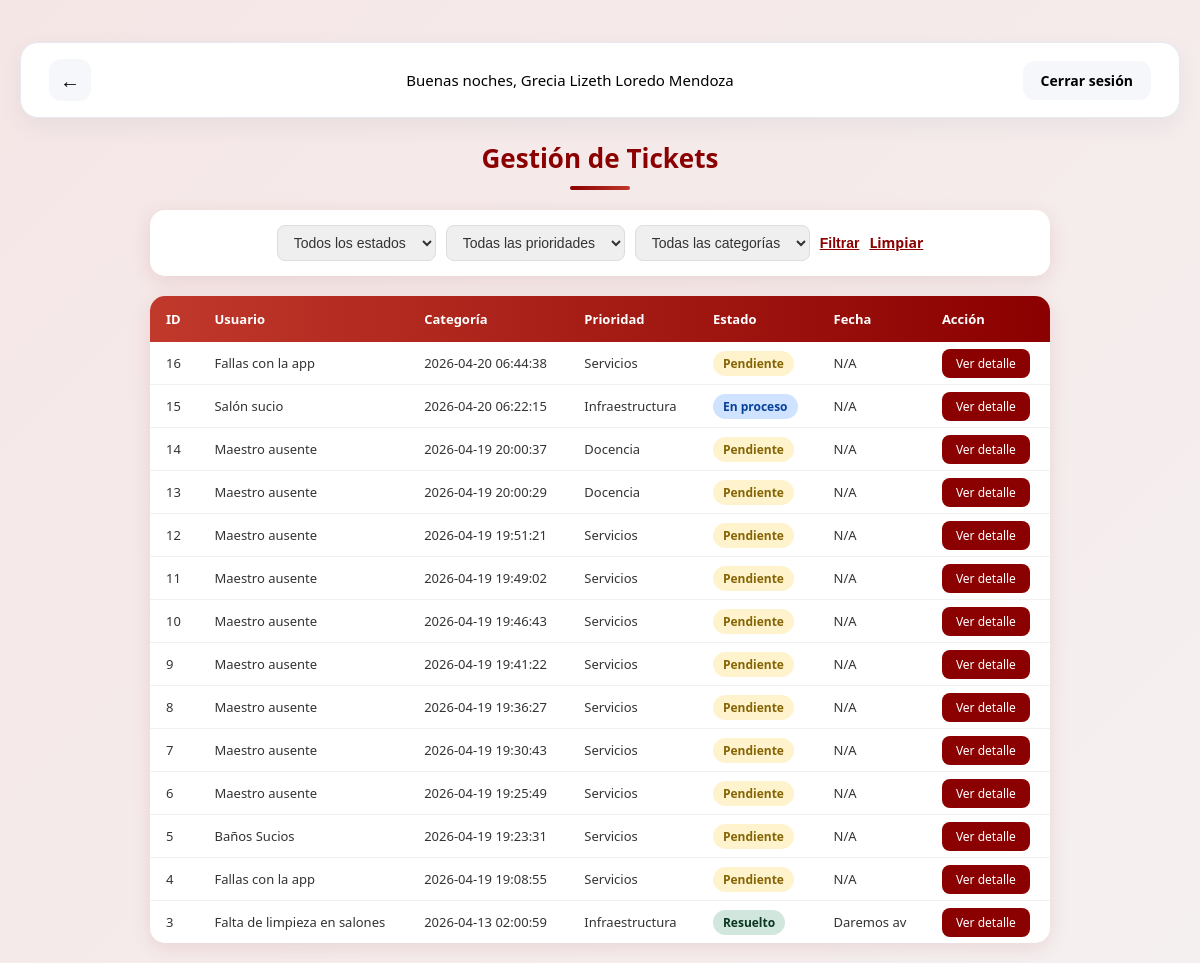
Screenshot of /gestion_tickets (signed in) with the database file from the repository.
### tables this page shows
CREATE TABLE ticket (
        id_ticket INTEGER PRIMARY KEY AUTOINCREMENT,
        titulo TEXT NOT NULL,
        descripcion TEXT,
        fecha_creacion TEXT,
        id_usuario INTEGER,
        id_categoria INTEGER,
        id_prioridad INTEGER,
        id_estado INTEGER,
        id_departamento INTEGER,
        ruta_imagen TEXT, comentario_admin TEXT, accion TEXT,
        FOREIGN KEY (id_usuario) REFERENCES usuario(id_usuario),
        FOREIGN KEY (id_categoria) REFERENCES categoria(id_categoria),
        FOREIGN KEY (id_prioridad) REFERENCES prioridad(id_prioridad),
        FOREIGN KEY (id_estado) REFERENCES estado(id_estado),
        FOREIGN KEY (id_departamento) REFERENCES departamento(id_departamento)
    );

CREATE TABLE categoria (
        id_categoria INTEGER PRIMARY KEY AUTOINCREMENT,
        nombre_categoria TEXT NOT NULL
    );

CREATE TABLE estado (
        id_estado INTEGER PRIMARY KEY AUTOINCREMENT,
        nombre_estado TEXT NOT NULL
    );

### app.py (the view)
@app.route('/gestion_tickets')
def gestion_tickets():
    if 'user_id' not in session:
        return redirect(url_for('login_page'))
    db_instance = Database(db_path)
    usuario = db_instance.obtener_usuario_por_id(session['user_id'])
    id_rol = usuario[3]
    if id_rol == 3:
        tickets = db_instance.obtener_todos_tickets()
    elif id_rol == 4:
        id_departamento = usuario[4]
        tickets = db_instance.obtener_tickets_por_departamento(id_departamento)
    else:
        tickets = db_instance.obtener_tickets_usuario(session['user_id'])
    filtro_estado    = request.args.get('estado', '')
    filtro_prioridad = request.args.get('prioridad', '')
    filtro_categoria = request.args.get('categoria', '')
    if filtro_estado:
        tickets = [t for t in tickets if t[4] == filtro_estado]
    if filtro_prioridad:
        tickets = [t for t in tickets if t[3] == filtro_prioridad]
    if filtro_categoria:
        tickets = [t for t in tickets if t[2] == filtro_categoria]
    categorias  = db_instance.obtener_categorias()
    prioridades = db_instance.obtener_prioridades()
    return render_template('gestion_tickets.html',
                           tickets=tickets,
                           categorias=categorias,
                           prioridades=prioridades,
                           filtro_estado=filtro_estado,
                           filtro_prioridad=filtro_prioridad,
                           filtro_categoria=filtro_categoria)

### api_01.py (called while the page is built)
    def connect(self):
        try:
            self.conn = sqlite3.connect(self.db_file)
        except Error as e:
            print(f"Error al conectar a la base de datos: {e}")

    def disconnect(self):
        if self.conn:
            self.conn.close()

    def obtener_usuario_por_id(self, id_usuario):
        self.connect()
        cursor = self.conn.cursor()
        cursor.execute("""
            SELECT id_usuario, nombre, correo, id_rol, id_departamento
            FROM usuario
            WHERE id_usuario = ?
        """, (id_usuario,))
        user = cursor.fetchone()
        self.disconnect()
        return user

    def obtener_categorias(self):
        self.connect()
        cursor = self.conn.cursor()
        cursor.execute("SELECT id_categoria, nombre_categoria FROM categoria")
        categorias = cursor.fetchall()
        self.disconnect()
        return categorias

    def obtener_prioridades(self):
        self.connect()
        cursor = self.conn.cursor()
        cursor.execute("SELECT id_prioridad, nombre_prioridad FROM prioridad")
        prioridades = cursor.fetchall()
        self.disconnect()
        return prioridades

    def obtener_tickets_usuario(self, id_usuario):
        self.connect()
        cursor = self.conn.cursor()
        cursor.execute("""
            SELECT t.id_ticket, t.titulo, t.fecha_creacion,
                   c.nombre_categoria, e.nombre_estado, t.comentario_admin
            FROM ticket t
            LEFT JOIN categoria c ON t.id_categoria = c.id_categoria
            LEFT JOIN estado e ON t.id_estado = e.id_estado
            WHERE t.id_usuario = ?
            ORDER BY t.fecha_creacion DESC
        """, (id_usuario,))
        tickets = cursor.fetchall()
        self.disconnect()
        return tickets

### templates/gestion_tickets.html (shortened to what this page needs)
{% set show_back = True %}
{% extends "index.html" %}
{% block content %}
<link rel="stylesheet" href="{{ url_for('static', filename='gestion_tickets.css') }}">
<div class="gestion-container">
    <div class="gestion-header">
        <h1>Gestión de Tickets</h1>
        <div class="divider"></div>
    </div>
    <form method="GET" action="{{ url_for('gestion_tickets') }}" class="filtros">
        <select name="estado">
            <option value="">Todos los estados</option>
        </select>
        <select name="prioridad">
            <option value="">Todas las prioridades</option>
        </select>
        <select name="categoria">
            <option value="">Todas las categorías</option>
        </select>
        <button type="submit" class="btn-filtrar">Filtrar</button>
        <a href="{{ url_for('gestion_tickets') }}" class="btn-limpiar">Limpiar</a>
    </form>
    <div class="tabla-container">
        <table>
            <thead>
                <tr>
                    <th>ID</th>
                    <th>Usuario</th>
                    <th>Categoría</th>
                    <th>Prioridad</th>
                    <th>Estado</th>
                    <th>Fecha</th>
                    <th>Acción</th>
                </tr>
            </thead>
            <tbody>
                {% if tickets %}
                    {% for ticket in tickets %}
                    <tr class="fila-{{ ticket[4] | lower | replace(' ', '-') if ticket[4] else 'sin-estado' }}">
                        <td>{{ ticket[0] }}</td>
                        <td>{{ ticket[1] }}</td>
                        <td>{{ ticket[2] }}</td>
                        <td>{{ ticket[3] }}</td>
                        <td>
                            <span class="badge badge-{{ ticket[4] | lower | replace(' ', '-') if ticket[4] else 'sin-estado' }}">
                                {{ ticket[4] or 'Sin estado' }}
                            </span>
                        </td>
                        <td>{{ ticket[5][:10] if ticket[5] else 'N/A' }}</td>
                        <td>
                            <a href="{{ url_for('detalle_ticket', id_ticket=ticket[0]) }}" class="btn-detalle">Ver detalle</a>
                        </td>
                    </tr>
                    {% endfor %}
                {% else %}
                    <tr>
                        <td colspan="7" style="text-align:center; color:#888;">No hay tickets registrados.</td>
                    </tr>
                {% endif %}
            </tbody>
        </table>
    </div>
</div>
{% endblock %}

### static/styles.css (style rules this page uses)
body { margin: 0; font-family: Arial, sans-serif; background: #e5e5e5; }
form { display: flex; flex-direction: column; }
button { margin-top: 30px; padding: 14px; border-radius: 30px; border: none; background: linear-gradient(90deg, #2eacf9, #2a5298); color: white; font-size: 16px; font-weight: 500; cursor: pointer; transition: 0.25s; }
a { color: #2eacf9; font-weight: 500; text-decoration: none; }

### static/gestion_tickets.css (style rules this page uses)
body { margin: 0; font-family: 'Segoe UI', sans-serif; background: linear-gradient(135deg, #f5e6e6, #f5f0f0); min-height: 100vh; padding: 20px; box-sizing: border-box; }
.gestion-container { max-width: 900px; margin: 0 auto; }
.gestion-header { text-align: center; margin-bottom: 20px; }
.gestion-header h1 { color: #8b0000; font-size: 26px; margin: 0 0 4px 0; }
.divider { width: 60px; height: 4px; background: linear-gradient(90deg, #8b0000, #c0392b); border-radius: 10px; margin: 10px auto 20px; }
.filtros { display: flex; flex-direction: row; gap: 10px; flex-wrap: wrap; background: white; padding: 15px 20px; border-radius: 15px; box-shadow: 0 5px 20px rgba(139,0,0,0.1); margin-bottom: 20px; align-items: center; justify-content: center; }
.filtros select { padding: 8px 12px; border-radius: 8px; border: 1px solid #ddd; font-size: 14px; color: #333; min-width: 150px; }
.filtros button, .filtros a { margin: 0; padding: 0; align-self: center; }
.btn-filtrar { background: none; border: none; color: #8b0000; font-size: 14px; font-weight: 600; cursor: pointer; padding: 0; line-height: 1; text-decoration: underline; vertical-align: middle; margin-top: 0; }
.btn-limpiar { color: #8b0000; text-decoration: underline; font-size: 14px; font-weight: 600; padding: 0; line-height: 1; vertical-align: middle; }
.tabla-container { background: white; border-radius: 15px; box-shadow: 0 5px 20px rgba(139,0,0,0.1); overflow: hidden; }
table { width: 100%; border-collapse: collapse; }
thead { background: linear-gradient(90deg, #c0392b, #8b0000); color: white; }
th { padding: 14px 16px; text-align: left; font-size: 13px; font-weight: 600; }
td { padding: 12px 16px; font-size: 13px; border-bottom: 1px solid #f0f0f0; color: #333; }
tr:last-child td { border-bottom: none; }
.badge { padding: 4px 10px; border-radius: 20px; font-size: 12px; font-weight: 600; }
.badge-pendiente { background: #fff3cd; color: #856404; }
.badge-en-proceso { background: #cfe2ff; color: #084298; }
.badge-resuelto { background: #d1e7dd; color: #0a3622; }
.btn-detalle { background: #8b0000; color: white; padding: 6px 14px; border-radius: 8px; text-decoration: none; font-size: 12px; transition: 0.2s; }

### rows the page displays
ticket: id_ticket "16", titulo "Fallas con la app", fecha_creacion "2026-04-20 06:44:38", nombre_categoria "Servicios", nombre_estado "Pendiente", ticket "N/A"
ticket: id_ticket "15", titulo "Salón sucio", fecha_creacion "2026-04-20 06:22:15", nombre_categoria "Infraestructura", nombre_estado "En proceso", comentario_admin "N/A"
ticket: id_ticket "14", titulo "Maestro ausente", fecha_creacion "2026-04-19 20:00:37", nombre_categoria "Docencia", nombre_estado "Pendiente", ticket "N/A"
ticket: id_ticket "13", titulo "Maestro ausente", fecha_creacion "2026-04-19 20:00:29", nombre_categoria "Docencia", nombre_estado "Pendiente", ticket "N/A"
ticket: id_ticket "12", titulo "Maestro ausente", fecha_creacion "2026-04-19 19:51:21", nombre_categoria "Servicios", nombre_estado "Pendiente", ticket "N/A"
ticket: id_ticket "11", titulo "Maestro ausente", fecha_creacion "2026-04-19 19:49:02", nombre_categoria "Servicios", nombre_estado "Pendiente", ticket "N/A"
ticket: id_ticket "10", titulo "Maestro ausente", fecha_creacion "2026-04-19 19:46:43", nombre_categoria "Servicios", nombre_estado "Pendiente", ticket "N/A"
ticket: id_ticket "9", titulo "Maestro ausente", fecha_creacion "2026-04-19 19:41:22", nombre_categoria "Servicios", nombre_estado "Pendiente", ticket "N/A"
ticket: id_ticket "8", titulo "Maestro ausente", fecha_creacion "2026-04-19 19:36:27", nombre_categoria "Servicios", nombre_estado "Pendiente", ticket "N/A"
ticket: id_ticket "7", titulo "Maestro ausente", fecha_creacion "2026-04-19 19:30:43", nombre_categoria "Servicios", nombre_estado "Pendiente", ticket "N/A"
ticket: id_ticket "6", titulo "Maestro ausente", fecha_creacion "2026-04-19 19:25:49", nombre_categoria "Servicios", nombre_estado "Pendiente", ticket "N/A"
ticket: id_ticket "5", titulo "Baños Sucios", fecha_creacion "2026-04-19 19:23:31", nombre_categoria "Servicios", nombre_estado "Pendiente", ticket "N/A"
ticket: id_ticket "4", titulo "Fallas con la app", fecha_creacion "2026-04-19 19:08:55", nombre_categoria "Servicios", nombre_estado "Pendiente", ticket "N/A"
ticket: id_ticket "3", titulo "Falta de limpieza en salones", fecha_creacion "2026-04-13 02:00:59", nombre_categoria "Infraestructura", nombre_estado "Resuelto", comentario_admin "Daremos av"
